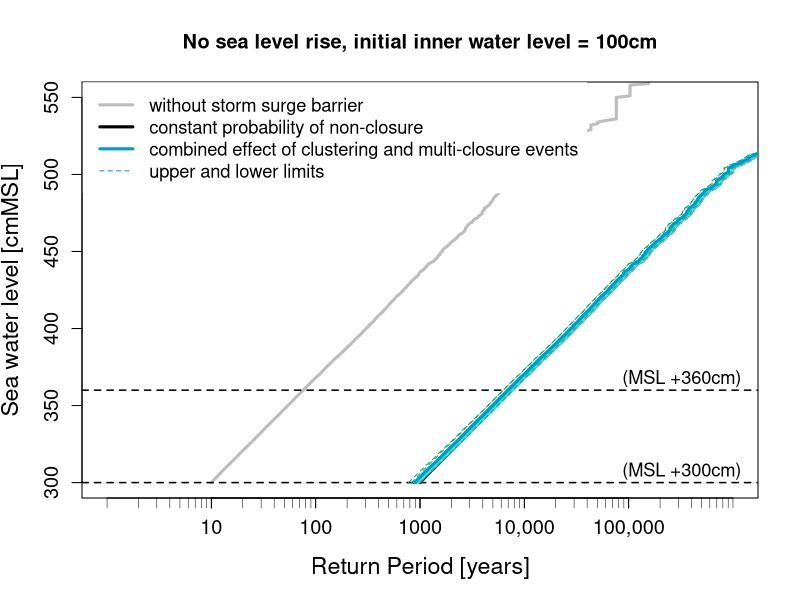
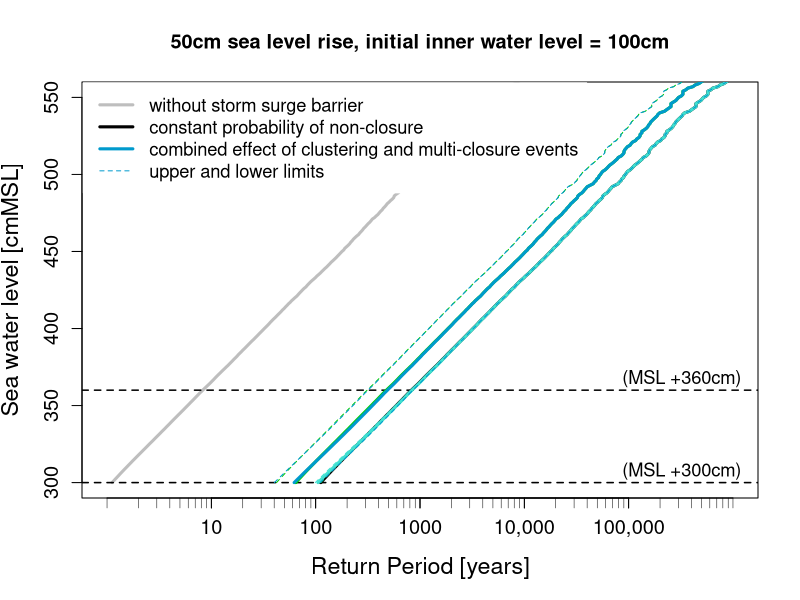
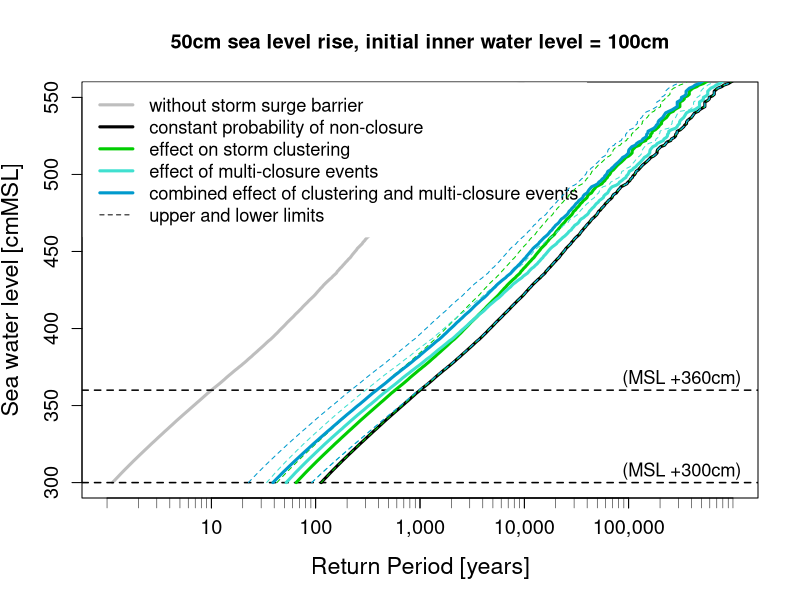

Here is the R script that generated these plots, in order:
##########################################################################
#
# Analysis of Storm Surge Barrier Performance
# Copyright (C) 2025  Alexander Bakker (TU Delft/Rijkswaterstaat)
#
# This script is developed as part of the study
#  "Storm Surge Clusters, Multi-Peaked Storms and Their Effect on
#   the Performance of the Maeslant Storm Surge Barrier (the  Netherlands)." 
#   Bakker, A.M.R.; Rovers, D.L.T.; Mooyaart, L.F. (2025)
#   J. Mar. Sci. Eng. 2025,13, x. https://doi.org/10.3390/xxxxx
#
# In this script the peak water levels that exceed 
# MSL +212.2cm (MSL +xxx.xcm after bias correction) are analysed
# as described in subsections 3.1 and 4.1
# 
#   This program is free software: you can redistribute it and/or modify
#   it under the terms of the GNU General Public License as published by
#   the Free Software Foundation, either version 3 of the License, or
#   (at your option) any later version.
#
#   This program is distributed in the hope that it will be useful,
#   but WITHOUT ANY WARRANTY; without even the implied warranty of
#   MERCHANTABILITY or FITNESS FOR A PARTICULAR PURPOSE.  See the
#   GNU General Public License for more details.
#
#   You should have received a copy of the GNU General Public License
#   along with this program.  If not, see <https://www.gnu.org/licenses/>.
#
###########################################################################


###################################################
#   Initializing                                  #
###################################################

rm(list=ls())

### load packages
#require(extRemes)
#require(evmix)
#require(plotrix)

### input variables
# Probability of non closure
Pf.ic = 0.01                    # base/isolated closure
Pf.pc = c( 0.01,  0.05,   0.1)  # preceded closure
Pf.sc = c( 0.001, 0.005, 0.01)  # second closure

### read files
# frequency tables
ssc.freq <- read.csv('Results/frequency_closure_events_ssc_analysis.csv', header=T, sep=',')
mps.freq <- read.csv('Results/frequency_closure_events_mps_analysis.csv', header=T, sep=';')

# conditional exceedance probabilities
#cp.single <- read.csv('Results/cond_exc_prob_single_ssc_analysis.csv', header=T, sep=',')
cp.single <- read.csv('Results/cond_exc_prob_single_mps_analysis.csv', header=T, sep=',')
cp.double <- read.csv('Results/cond_exc_prob_double.csv', header=T, sep=',')
cp.first  <- read.csv('Results/cond_exc_prob_first.csv', header=T, sep=',')
cp.second <- read.csv('Results/cond_exc_prob_second.csv', header=T, sep=',')

####################
### experiment 1 ###
slr = 0
hin = 100

# probability that closure event is double closure
P.double   <- mps.freq$proportion_double[1]

# Effective probability of failed first or single closure
P.pc    <- 0.023                  # probability of preceding closure
Pf.fc   <- (1 - P.pc) * Pf.ic +   # effective failure probability
                P.pc  * Pf.pc

# closure.frequencies
cf.total   <- ssc.freq[1,3]
cf.single  <- cf.total * (1 - P.double)
cf.double  <- cf.total * (P.double)

# exceedance frequencies
hx             <- 300:700

#F.nobarrier     <- cf.total  * cp.single$slr0 # without barrier
#F.single.nb     <- cf.single * cp.single$slr0
F.single.nb     <- cf.single * cp.single$exp1 # without barrier
F.first.nb      <- cf.double * cp.first$exp1
F.second.nb     <- cf.double * cp.second$exp1
F.double.nb     <- cf.double * cp.double$exp1

F.nobarrier     <- F.single.nb + F.double.nb

F.default       <- Pf.ic * F.nobarrier        # default reliability
F.single.def    <- Pf.ic * F.single.nb
F.first.def     <- Pf.ic * F.first.nb
F.second.def    <- Pf.ic * F.second.nb

F.cluster       <- Pf.fc[2] * F.nobarrier     # effect of clustering
F.cluster.ll    <- Pf.fc[1] * F.nobarrier
F.cluster.ul    <- Pf.fc[3] * F.nobarrier

F.second.mps    <- Pf.sc[2] * F.second.nb     # effect of mps
F.second.mps.ll <- Pf.sc[1] * F.second.nb
F.second.mps.ul <- Pf.sc[3] * F.second.nb

F.mps           <- F.single.def + F.first.def + F.second.mps
F.mps.ll        <- F.single.def + F.first.def + F.second.mps.ll
F.mps.ul        <- F.single.def + F.first.def + F.second.mps.ul

F.single.ssc    <- Pf.fc[2] * F.single.nb     # combined effect
F.single.ssc.ll <- Pf.fc[1] * F.single.nb
F.single.ssc.ul <- Pf.fc[3] * F.single.nb
F.first.ssc     <- Pf.fc[2] * F.first.nb
F.first.ssc.ll  <- Pf.fc[1] * F.first.nb
F.first.ssc.ul  <- Pf.fc[3] * F.first.nb

F.combined      <- F.single.ssc    + F.first.ssc    + F.second.mps
F.combined.ll   <- F.single.ssc.ll + F.first.ssc.ll + F.second.mps.ll
F.combined.ul   <- F.single.ssc.ul + F.first.ssc.ul + F.second.mps.ul

# return periods
RP.nobarrier    <- 1 / F.nobarrier
RP.default      <- 1 / F.default
RP.cluster      <- 1 / F.cluster
RP.cluster.ll   <- 1 / F.cluster.ll
RP.cluster.ul   <- 1 / F.cluster.ul
RP.mps          <- 1 / F.mps
RP.mps.ll       <- 1 / F.mps.ll
RP.mps.ul       <- 1 / F.mps.ul
RP.combined     <- 1 / F.combined
RP.combined.ll  <- 1 / F.combined.ll
RP.combined.ul  <- 1 / F.combined.ul


# plot return periods
charttitle = "No sea level rise, initial inner water level = 100cm"

plot(RP.nobarrier,hx,
     type='l', lwd=3, lty=1, col='grey',
     xlab="Return Period [years]", ylab="Sea water level [cmMSL]",
     xaxt="n",
     log='x',
     xlim=c(1,1000000),
     ylim=c(300,550),
     main=charttitle,
     cex.lab=1.4,cex.axis=1.2)

abline(h=c(300,360), lty=2, lwd=1.5 )
text(x=1500000, y=307, pos=2, cex=1.1, "(MSL +300cm)")
text(x=1500000, y=367, pos=2, cex=1.1, "(MSL +360cm)")
axis(1, at = c(10, 100, 1000, 10000,100000),
     labels = c("10", "100", "1000", "10,000","100,000"),
     cex.axis=1.2)
axis(1, at = c(1:10,10*(1:10), 100*(1:10), 1000*(1:10),10000*(1:10),100000*(1:10)),
     labels=F,lwd.ticks=0.5,
     cex.axis=1.2)
legend("topleft", inset = 0.002,
       legend = c('without storm surge barrier',
                  'constant probability of non-closure',
#                  'effect on storm clustering',
#                  'effect of multi-closure events',
                  'combined effect of clustering and multi-closure events',
                  'upper and lower limits'),
       bg = 'white', # Legend background color
       box.col = "white",
       lty = c(1,1,1,2), #c(1,1,1,1,1,2),
#       col = c('grey','black','green3','turquoise','deepskyblue3','black'),
       col = c('grey','black','deepskyblue3','deepskyblue3'),
       lwd = c(3,3,3,1), #c(3,3,3,3,3,1),
       cex = 1.1)

lines(RP.default,hx, # default reliability
      type='l',
      lwd=3,
      col='black')

lines(RP.cluster,hx, # effect clustering
      type='l',
      lwd=3,
      col='green3')

lines(RP.cluster.ll,hx,
      type='l',
      lty=2,
      lwd=1,
      col='green3')

lines(RP.cluster.ul,hx,
      type='l',
      lty=2,
      lwd=1,
      col='green3')

lines(RP.mps,hx, # effect mps
      type='l',
      lwd=3,
      col='turquoise')

lines(RP.mps.ll,hx,
      type='l',
      lty=2,
      lwd=1,
      col='turquoise')

lines(RP.mps.ul,hx,
      type='l',
      lty=2,
      lwd=1,
      col='turquoise')

lines(RP.combined,hx, # combined effect
      type='l',
      lwd=3,
      col='deepskyblue3')

lines(RP.combined.ll,hx,
      type='l',
      lty=2,
      lwd=1,
      col='deepskyblue3')

lines(RP.combined.ul,hx,
      type='l',
      lty=2,
      lwd=1,
      col='deepskyblue3')

### end experiment 1 ###
########################


####################
### experiment 9 ###
slr = 50
hin = 100

# probability that closure event is double closure
P.double   <- mps.freq$proportion_double[9]

# Effective probability of failed first or single closure
P.pc    <- 0.184                  # probability of preceding closure
Pf.fc   <- (1 - P.pc) * Pf.ic +   # effective failure probability
                P.pc  * Pf.pc

# closure.frequencies
cf.total   <- ssc.freq[3,3]
cf.single  <- cf.total * (1 - P.double)
cf.double  <- cf.total * (P.double)

# exceedance frequencies
hx             <- 300:700

#F.nobarrier     <- cf.total  * cp.single$slr0 # without barrier
#F.single.nb     <- cf.single * cp.single$slr0
F.single.nb     <- cf.single * cp.single$exp9 # without barrier
F.first.nb      <- cf.double * cp.first$exp9
F.second.nb     <- cf.double * cp.second$exp9
F.double.nb     <- cf.double * cp.double$exp9

F.nobarrier     <- F.single.nb + F.double.nb

F.default       <- Pf.ic * F.nobarrier        # default reliability
F.single.def    <- Pf.ic * F.single.nb
F.first.def     <- Pf.ic * F.first.nb
F.second.def    <- Pf.ic * F.second.nb

F.cluster       <- Pf.fc[2] * F.nobarrier     # effect of clustering
F.cluster.ll    <- Pf.fc[1] * F.nobarrier
F.cluster.ul    <- Pf.fc[3] * F.nobarrier

F.second.mps    <- Pf.sc[2] * F.second.nb     # effect of mps
F.second.mps.ll <- Pf.sc[1] * F.second.nb
F.second.mps.ul <- Pf.sc[3] * F.second.nb

F.mps           <- F.single.def + F.first.def + F.second.mps
F.mps.ll        <- F.single.def + F.first.def + F.second.mps.ll
F.mps.ul        <- F.single.def + F.first.def + F.second.mps.ul

F.single.ssc    <- Pf.fc[2] * F.single.nb     # combined effect
F.single.ssc.ll <- Pf.fc[1] * F.single.nb
F.single.ssc.ul <- Pf.fc[3] * F.single.nb
F.first.ssc     <- Pf.fc[2] * F.first.nb
F.first.ssc.ll  <- Pf.fc[1] * F.first.nb
F.first.ssc.ul  <- Pf.fc[3] * F.first.nb

F.combined      <- F.single.ssc    + F.first.ssc    + F.second.mps
F.combined.ll   <- F.single.ssc.ll + F.first.ssc.ll + F.second.mps.ll
F.combined.ul   <- F.single.ssc.ul + F.first.ssc.ul + F.second.mps.ul

# return periods
RP.nobarrier    <- 1 / F.nobarrier
RP.default      <- 1 / F.default
RP.cluster      <- 1 / F.cluster
RP.cluster.ll   <- 1 / F.cluster.ll
RP.cluster.ul   <- 1 / F.cluster.ul
RP.mps          <- 1 / F.mps
RP.mps.ll       <- 1 / F.mps.ll
RP.mps.ul       <- 1 / F.mps.ul
RP.combined     <- 1 / F.combined
RP.combined.ll  <- 1 / F.combined.ll
RP.combined.ul  <- 1 / F.combined.ul


# plot return periods
charttitle = "50cm sea level rise, initial inner water level = 100cm"

plot(RP.nobarrier,hx,
     type='l', lwd=3, lty=1, col='grey',
     xlab="Return Period [years]", ylab="Sea water level [cmMSL]",
     xaxt="n",
     log='x',
     xlim=c(1,1000000),
     ylim=c(300,550),
     main=charttitle,
     cex.lab=1.4,cex.axis=1.2)

abline(h=c(300,360), lty=2, lwd=1.5 )
text(x=1500000, y=307, pos=2, cex=1.1, "(MSL +300cm)")
text(x=1500000, y=367, pos=2, cex=1.1, "(MSL +360cm)")
axis(1, at = c(10, 100, 1000, 10000,100000),
     labels = c("10", "100", "1000", "10,000","100,000"),
     cex.axis=1.2)
axis(1, at = c(1:10,10*(1:10), 100*(1:10), 1000*(1:10),10000*(1:10),100000*(1:10)),
     labels=F,lwd.ticks=0.5,
     cex.axis=1.2)
legend("topleft", inset = 0.002,
       legend = c('without storm surge barrier',
                  'constant probability of non-closure',
                  #'effect on storm clustering',
                  #'effect of multi-closure events',
                  'combined effect of clustering and multi-closure events',
                  'upper and lower limits'),
       bg = 'white', # Legend background color
       box.col = "white",
       lty = c(1,1,1,2), #c(1,1,1,1,1,2),
       #col = c('grey','black','green3','turquoise','deepskyblue3','black'),
       col = c('grey','black','deepskyblue3','deepskyblue3'),
       lwd = c(3,3,3,1), #c(3,3,3,3,3,1),
       cex = 1.1)

lines(RP.default,hx, # default reliability
      type='l',
      lwd=3,
      col='black')

lines(RP.cluster,hx, # effect clustering
      type='l',
      lwd=3,
      col='green3')

lines(RP.cluster.ll,hx,
      type='l',
      lty=2,
      lwd=1,
      col='green3')

lines(RP.cluster.ul,hx,
      type='l',
      lty=2,
      lwd=1,
      col='green3')

lines(RP.mps,hx, # effect mps
      type='l',
      lwd=3,
      col='turquoise')

lines(RP.mps.ll,hx,
      type='l',
      lty=2,
      lwd=1,
      col='turquoise')

lines(RP.mps.ul,hx,
      type='l',
      lty=2,
      lwd=1,
      col='turquoise')

lines(RP.combined,hx, # combined effect
      type='l',
      lwd=3,
      col='deepskyblue3')

lines(RP.combined.ll,hx,
      type='l',
      lty=2,
      lwd=1,
      col='deepskyblue3')

lines(RP.combined.ul,hx,
      type='l',
      lty=2,
      lwd=1,
      col='deepskyblue3')

### end experiment 9 ###
########################


####################
### experiment 12+ ###
slr = 50
hin = 100

Pf.sc = c( 0.01, 0.05, 0.1)

# probability that closure event is double closure
P.double   <- mps.freq$proportion_double[12]

# Effective probability of failed first or single closure
P.pc    <- 0.184                  # probability of preceding closure
Pf.fc   <- (1 - P.pc) * Pf.ic +   # effective failure probability
                P.pc  * Pf.pc

# closure.frequencies
cf.total   <- ssc.freq[3,3]
cf.single  <- cf.total * (1 - P.double)
cf.double  <- cf.total * (P.double)

# exceedance frequencies
hx             <- 300:700

#F.nobarrier     <- cf.total  * cp.single$slr0 # without barrier
#F.single.nb     <- cf.single * cp.single$slr0
F.single.nb     <- cf.single * cp.single$exp12 # without barrier
F.first.nb      <- cf.double * cp.first$exp12
F.second.nb     <- cf.double * cp.second$exp12
F.double.nb     <- cf.double * cp.double$exp12

F.nobarrier     <- F.single.nb + F.double.nb

F.default       <- Pf.ic * F.nobarrier        # default reliability
F.single.def    <- Pf.ic * F.single.nb
F.first.def     <- Pf.ic * F.first.nb
F.second.def    <- Pf.ic * F.second.nb

F.cluster       <- Pf.fc[2] * F.nobarrier     # effect of clustering
F.cluster.ll    <- Pf.fc[1] * F.nobarrier
F.cluster.ul    <- Pf.fc[3] * F.nobarrier

F.second.mps    <- Pf.sc[2] * F.second.nb     # effect of mps
F.second.mps.ll <- Pf.sc[1] * F.second.nb
F.second.mps.ul <- Pf.sc[3] * F.second.nb

F.mps           <- F.single.def + F.first.def + F.second.mps
F.mps.ll        <- F.single.def + F.first.def + F.second.mps.ll
F.mps.ul        <- F.single.def + F.first.def + F.second.mps.ul

F.single.ssc    <- Pf.fc[2] * F.single.nb     # combined effect
F.single.ssc.ll <- Pf.fc[1] * F.single.nb
F.single.ssc.ul <- Pf.fc[3] * F.single.nb
F.first.ssc     <- Pf.fc[2] * F.first.nb
F.first.ssc.ll  <- Pf.fc[1] * F.first.nb
F.first.ssc.ul  <- Pf.fc[3] * F.first.nb

F.combined      <- F.single.ssc    + F.first.ssc    + F.second.mps
F.combined.ll   <- F.single.ssc.ll + F.first.ssc.ll + F.second.mps.ll
F.combined.ul   <- F.single.ssc.ul + F.first.ssc.ul + F.second.mps.ul

# return periods
RP.nobarrier    <- 1 / F.nobarrier
RP.default      <- 1 / F.default
RP.cluster      <- 1 / F.cluster
RP.cluster.ll   <- 1 / F.cluster.ll
RP.cluster.ul   <- 1 / F.cluster.ul
RP.mps          <- 1 / F.mps
RP.mps.ll       <- 1 / F.mps.ll
RP.mps.ul       <- 1 / F.mps.ul
RP.combined     <- 1 / F.combined
RP.combined.ll  <- 1 / F.combined.ll
RP.combined.ul  <- 1 / F.combined.ul


# plot return periods
charttitle = "50cm sea level rise, initial inner water level = 100cm"

plot(RP.nobarrier,hx,
     type='l', lwd=3, lty=1, col='grey',
     xlab="Return Period [years]", ylab="Sea water level [cmMSL]",
     xaxt="n",
     log='x',
     xlim=c(1,1000000),
     ylim=c(300,550),
     main=charttitle,
     cex.lab=1.4,cex.axis=1.2)

abline(h=c(300,360), lty=2, lwd=1.5 )
text(x=1500000, y=307, pos=2, cex=1.1, "(MSL +300cm)")
text(x=1500000, y=367, pos=2, cex=1.1, "(MSL +360cm)")
axis(1, at = c(10, 100, 1000, 10000,100000),
     labels = c("10", "100", "1,000", "10,000","100,000"),
     cex.axis=1.2)
axis(1, at = c(1:10,10*(1:10), 100*(1:10), 1000*(1:10),10000*(1:10),100000*(1:10)),
     labels=F,lwd.ticks=0.5,
     cex.axis=1.2)
legend("topleft", inset = 0.002,
       legend = c('without storm surge barrier',
                  'constant probability of non-closure',
                  'effect on storm clustering',
                  'effect of multi-closure events',
                  'combined effect of clustering and multi-closure events',
                  'upper and lower limits'),
       bg = 'white', # Legend background color
       box.col = "white",
       lty = c(1,1,1,1,1,2),
       col = c('grey','black','green3','turquoise','deepskyblue3','black'),
       lwd = c(3,3,3,3,3,1),
       cex = 1.1)

lines(RP.default,hx, # default reliability
      type='l',
      lwd=3,
      col='black')

lines(RP.cluster,hx, # effect clustering
      type='l',
      lwd=3,
      col='green3')

lines(RP.cluster.ll,hx,
      type='l',
      lty=2,
      lwd=1,
      col='green3')

lines(RP.cluster.ul,hx,
      type='l',
      lty=2,
      lwd=1,
      col='green3')

lines(RP.mps,hx, # effect mps
      type='l',
      lwd=3,
      col='turquoise')

lines(RP.mps.ll,hx,
      type='l',
      lty=2,
      lwd=1,
      col='turquoise')

lines(RP.mps.ul,hx,
      type='l',
      lty=2,
      lwd=1,
      col='turquoise')

lines(RP.combined,hx, # combined effect
      type='l',
      lwd=3,
      col='deepskyblue3')

lines(RP.combined.ll,hx,
      type='l',
      lty=2,
      lwd=1,
      col='deepskyblue3')

lines(RP.combined.ul,hx,
      type='l',
      lty=2,
      lwd=1,
      col='deepskyblue3')


### end experiment 12 ###
########################


